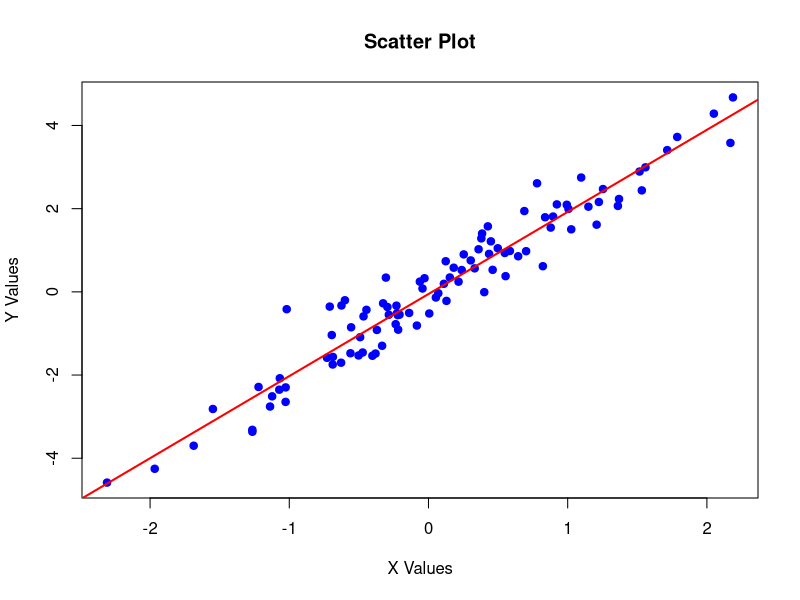

Source code (R):
# R script to create a scatter plot and save it with a random filename

# Generate random data
set.seed(123)  # For reproducible results
x <- rnorm(100)
y <- 2 * x + rnorm(100, sd = 0.5)

# Generate a random filename
random_name <- paste0("scatter_plot_", sample(1000:9999, 1), ".png")

# Create the scatter plot
png(random_name, width = 800, height = 600)
plot(x, y, 
     main = "Scatter Plot", 
     xlab = "X Values", 
     ylab = "Y Values",
     pch = 19,  # Solid circles
     col = "blue")
# Add a trend line
abline(lm(y ~ x), col = "red", lwd = 2)
dev.off()

cat("Scatter plot saved as:", random_name, "\n")
